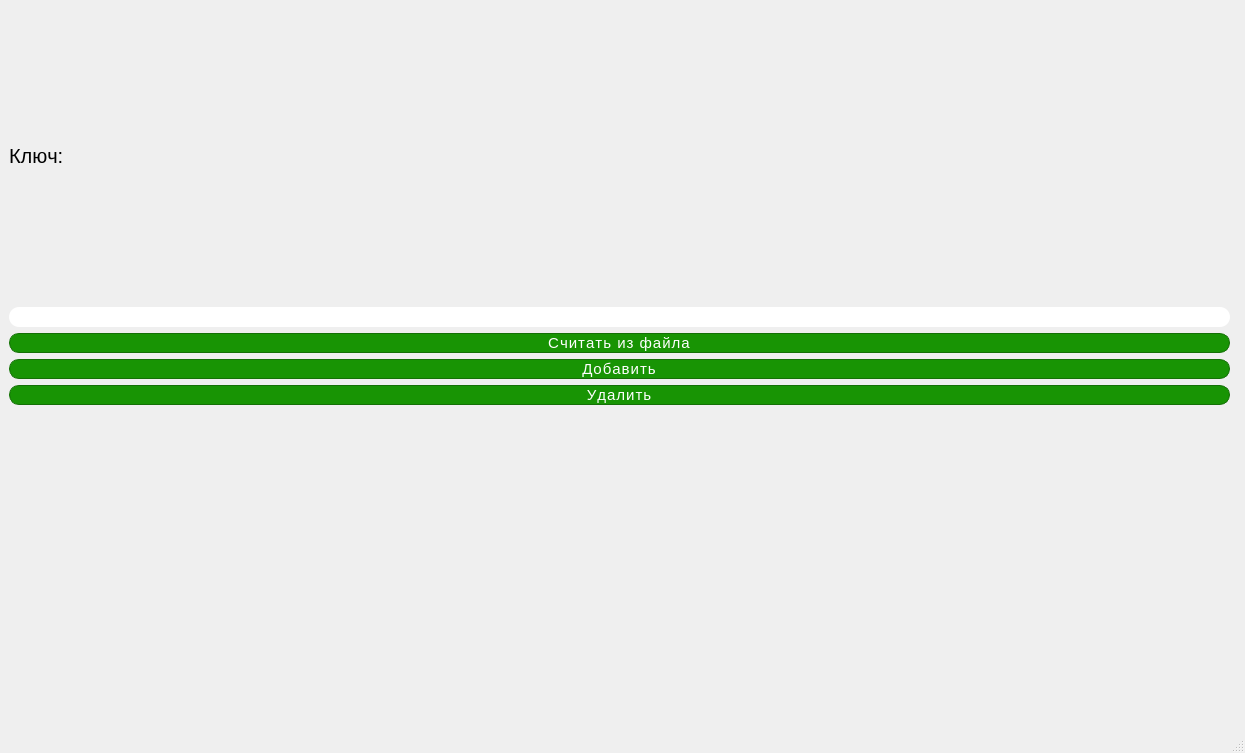
<?xml version="1.0" encoding="UTF-8"?>
<ui version="4.0">
 <class>MainWindow</class>
 <widget class="QMainWindow" name="MainWindow">
  <property name="geometry">
   <rect>
    <x>0</x>
    <y>0</y>
    <width>1245</width>
    <height>753</height>
   </rect>
  </property>
  <property name="minimumSize">
   <size>
    <width>800</width>
    <height>200</height>
   </size>
  </property>
  <property name="maximumSize">
   <size>
    <width>2000</width>
    <height>2000</height>
   </size>
  </property>
  <property name="font">
   <font>
    <kerning>false</kerning>
    <fontweight>Medium</fontweight>
   </font>
  </property>
  <property name="windowTitle">
   <string>MainWindow</string>
  </property>
  <property name="styleSheet">
   <string notr="true">QMainWindow {
	background-color: #a2ff94
}

//#a2ff94</string>
  </property>
  <widget class="QWidget" name="centralwidget">
   <widget class="QWidget" name="verticalLayoutWidget">
    <property name="geometry">
     <rect>
      <x>9</x>
      <y>10</y>
      <width>1221</width>
      <height>691</height>
     </rect>
    </property>
    <layout class="QVBoxLayout" name="verticalLayout">
     <item>
      <widget class="QLabel" name="label">
       <property name="font">
        <font>
         <family>Arial</family>
         <pointsize>15</pointsize>
        </font>
       </property>
       <property name="styleSheet">
        <string notr="true">QLabel {
	color: black;
}</string>
       </property>
       <property name="text">
        <string>Ключ:</string>
       </property>
      </widget>
     </item>
     <item>
      <widget class="QLineEdit" name="keyEdit">
       <property name="font">
        <font>
         <family>Arial</family>
         <pointsize>-1</pointsize>
        </font>
       </property>
       <property name="styleSheet">
        <string notr="true">QLineEdit {
	font-size: 15px;
	border-radius: 10px;
}</string>
       </property>
      </widget>
     </item>
     <item>
      <widget class="QPushButton" name="loadButton">
       <property name="font">
        <font>
         <family>Arial</family>
         <pointsize>-1</pointsize>
        </font>
       </property>
       <property name="cursor">
        <cursorShape>PointingHandCursor</cursorShape>
       </property>
       <property name="styleSheet">
        <string notr="true">QPushButton {
    border-radius: 10px;
    transition: .1s linear;
    user-select: none;
    line-height: 1.5;
    cursor: pointer;
	background: #189404;
    border: 1px solid #147006;
    font-size: 15px;
    letter-spacing: 1px;
	color: #fff;
}

QPushButton:hover {
    background-color: #157a05;
}</string>
       </property>
       <property name="text">
        <string>Считать из файла</string>
       </property>
      </widget>
     </item>
     <item>
      <widget class="QPushButton" name="insertButton">
       <property name="font">
        <font>
         <family>Arial</family>
         <pointsize>-1</pointsize>
        </font>
       </property>
       <property name="cursor">
        <cursorShape>PointingHandCursor</cursorShape>
       </property>
       <property name="styleSheet">
        <string notr="true">QPushButton {
    border-radius: 10px;
    transition: .1s linear;
    user-select: none;
    line-height: 1.5;
    cursor: pointer;
	background: #189404;
    border: 1px solid #147006;
    font-size: 15px;
    letter-spacing: 1px;
	color: #fff;
}

QPushButton:hover {
    background-color: #157a05;
}</string>
       </property>
       <property name="text">
        <string>Добавить</string>
       </property>
      </widget>
     </item>
     <item>
      <widget class="QPushButton" name="removeButton">
       <property name="font">
        <font>
         <family>Arial</family>
         <pointsize>-1</pointsize>
        </font>
       </property>
       <property name="cursor">
        <cursorShape>PointingHandCursor</cursorShape>
       </property>
       <property name="styleSheet">
        <string notr="true">QPushButton {
    border-radius: 10px;
    transition: .1s linear;
    user-select: none;
    line-height: 1.5;
    cursor: pointer;
	background: #189404;
    border: 1px solid #147006;
    font-size: 15px;
    letter-spacing: 1px;
	color: #fff;
}

QPushButton:hover {
    background-color: #157a05;
}</string>
       </property>
       <property name="text">
        <string>Удалить</string>
       </property>
      </widget>
     </item>
     <item>
      <widget class="TreeWidget" name="treeWidget" native="true">
       <property name="styleSheet">
        <string notr="true">QWidget {
	background-color: 3657ff;
}</string>
       </property>
      </widget>
     </item>
    </layout>
   </widget>
  </widget>
  <widget class="QMenuBar" name="menubar">
   <property name="geometry">
    <rect>
     <x>0</x>
     <y>0</y>
     <width>1245</width>
     <height>21</height>
    </rect>
   </property>
  </widget>
  <widget class="QStatusBar" name="statusbar"/>
 </widget>
 <customwidgets>
  <customwidget>
   <class>TreeWidget</class>
   <extends>QWidget</extends>
   <header>treewidget.h</header>
   <container>1</container>
  </customwidget>
 </customwidgets>
 <resources/>
 <connections/>
</ui>
